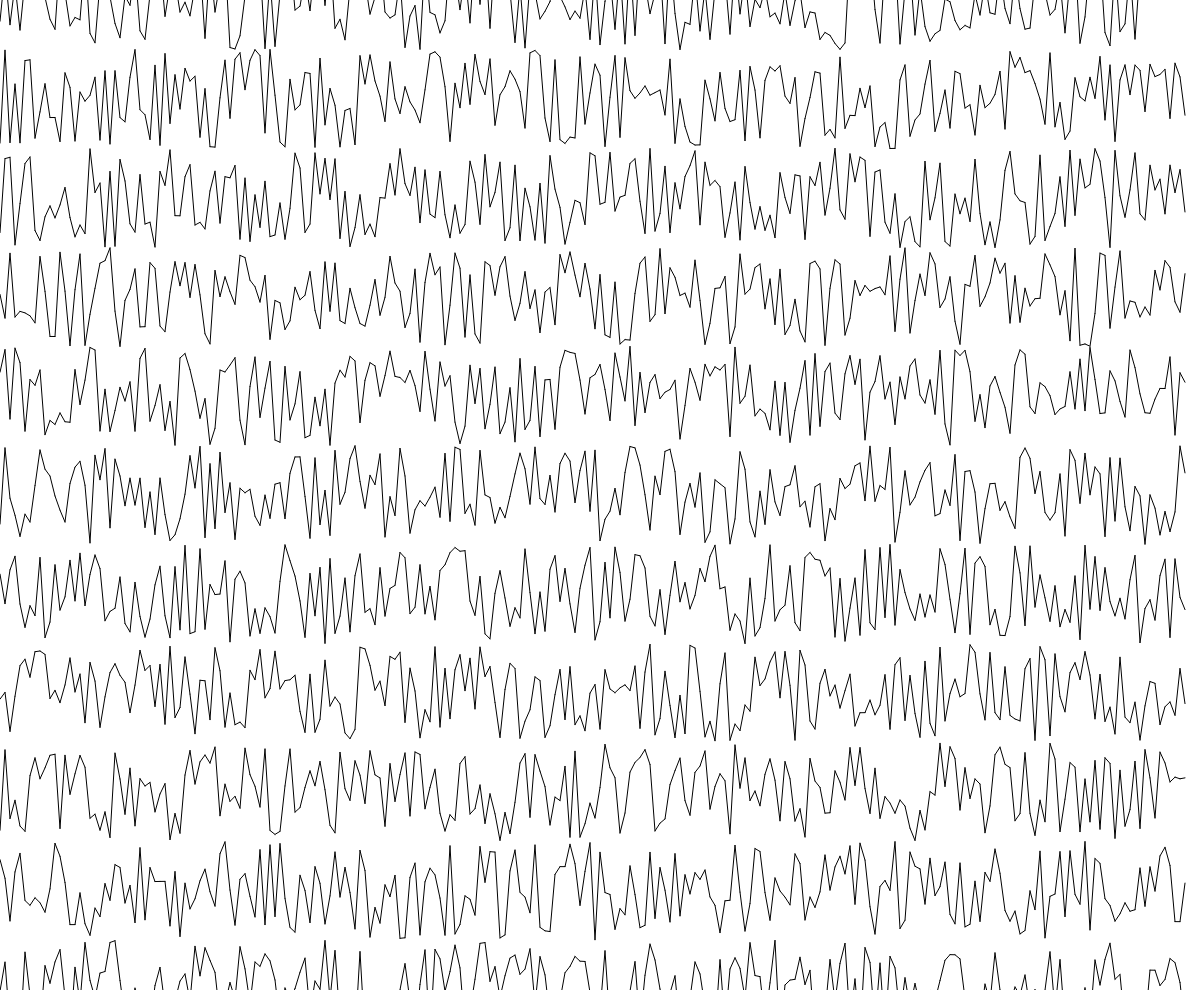
Frame 1 (no input)
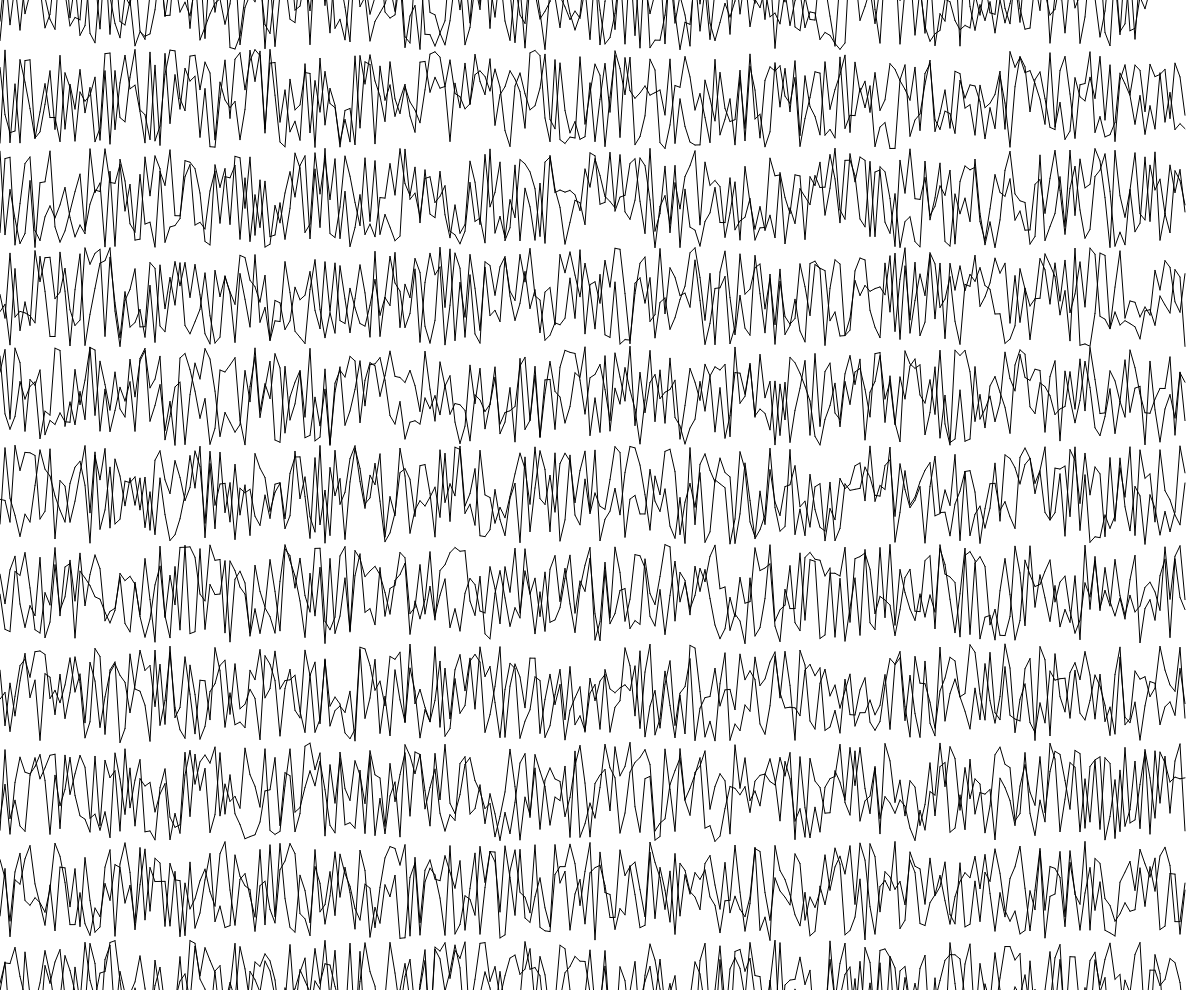
Frame 2 (the mouse pressed at the canvas centre, redrawn once)

The p5.js sketch that drew these frames (run headless with seeded random() and noise() and a simulated clock; the mouse was pressed at the canvas centre and the sketch redrawn once):

// p5.js sketch
// ── sketch.js
function setup() {
  createCanvas(windowWidth - 10, windowHeight - 10);
  noLoop();
}

function createLine(y, maxDisplacement) {
  let n = width / 5;
  let space = width / n;
  let points = [];
  for (let i = 0; i < n; i++) {
    points.push({ x: i * 5, y: y + random(-maxDisplacement, maxDisplacement) });
  }
  return points;
}

function draw() {
  fill("black");
  let space = height / 10;
  for (let i = 0; i <= 10; i++) {
    let linePoints = createLine(i * space, space / 2);
    for (let j = 1; j < linePoints.length; j++) {
      line(
        linePoints[j - 1].x,
        linePoints[j - 1].y,
        linePoints[j].x,
        linePoints[j].y
      );
    }
  }
}
